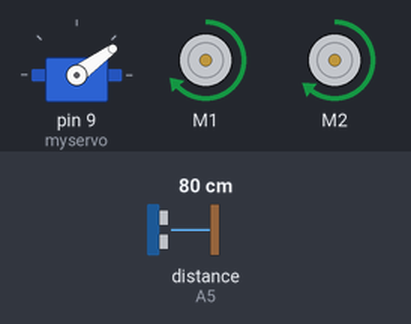
This sketch was run on a simulated Arduino Uno, built with avr-gcc and run on an emulated ATmega328P. Shown: servo, 2 × DC motor (green arrow = forward, orange = backward, longer = faster). Inputs (shaded band) come from the test bench; at power-on: distance to the obstacle (sensor on A5) 80 cm. The echo pulse lasts 58.3 µs per cm.

Above: at 4.9 s.
5.0 s: distance to the obstacle (sensor on A5) set to 22 cm
8.0 s: distance to the obstacle (sensor on A5) set to 18 cm
At 8.32 s:
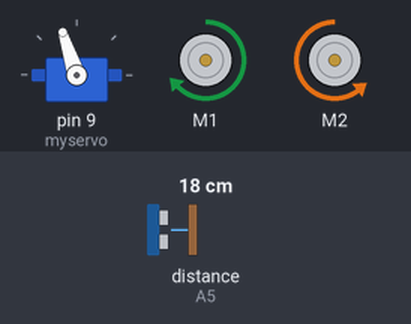
11.0 s: distance to the obstacle (sensor on A5) set to 11 cm
14.0 s: distance to the obstacle (sensor on A5) set to 8 cm
At 15.1 s:
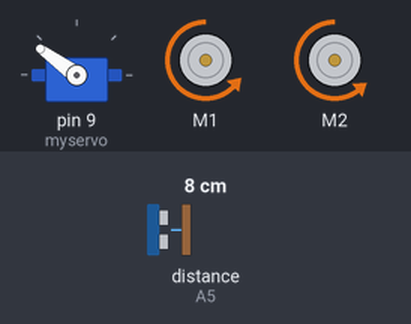
17.0 s: distance to the obstacle (sensor on A5) set to 35 cm
At 17.43 s:
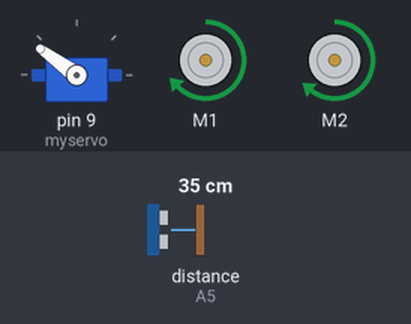
Timing chart, 0 to 21.0 s (numbered marks = the images above; inputs shaded):
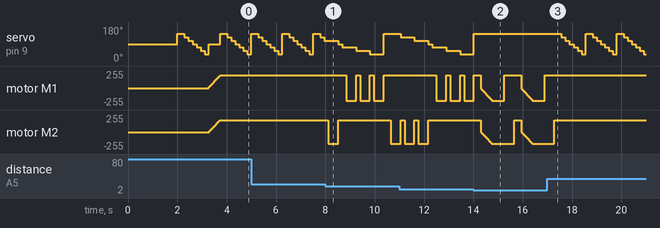

Measured:
- the behaviour switches between 20 and 19 cm on distance to the obstacle (sensor on A5) (found by bisection; images 0 and 1)
- the behaviour switches between 10 and 9 cm on distance to the obstacle (sensor on A5) (found by bisection; images 1 and 2)
- after the input at 8.0 s, motor M1: alternates forward 188/255 for 0.16 s and backward 188/255 for 0.40 s, starting after 0.85 s; motor M2: forward 178/255 → backward 178/255 after 0.12 s, → forward 178/255 0.40 s later, → backward 178/255 2.1 s later
- after the input at 14.0 s, servo on pin 9 (myservo): goes on until 14.0 s, then stays 144°
- after the input at 17.0 s, servo on pin 9 (myservo): 144° → 126° after 0.57 s, then repeats every 1.3 s: 108° 0.16 s, 90° 0.16 s, 72° 0.16 s, 54° 0.16 s, 36° 0.16 s, 144° 0.28 s, 126° 0.16 s; motor M1: stays forward 188/255 (without the input it goes to backward 10/255 after 0.57 s); motor M2: goes on until 17.3 s, then stays forward 178/255

The sketch:

Ultrasonic-Obstacle-Avoider.ino
```cpp
#include <AFMotor.h>
#include <Servo.h>
#include <NewPing.h>

#define TRIG_PIN A4 // Pin A4 on the Motor Drive Shield soldered to the ultrasonic sensor
#define ECHO_PIN A5 // Pin A5 on the Motor Drive Shield soldered to the ultrasonic sensor
#define MAX_DISTANCE 200 // sets maximum useable sensor measuring distance to 200cm
#define MAX_SPEED 180 // sets speed of DC traction motors to 180/256 or about 70% of full speed - to get power drain down.
#define MAX_SPEED_OFFSET 10 // this sets offset to allow for differences between the two DC traction motors
#define COLL_DIST 10 // sets distance at which robot stops and reverses to 10cm
#define TURN_DIST COLL_DIST+10 // sets distance at which robot veers away from object (not reverse) to 20cm (10+10)
NewPing sonar(TRIG_PIN, ECHO_PIN, MAX_DISTANCE); // sets up sensor library to use the correct pins to measure distance.

    AF_DCMotor motor1(1, MOTOR12_64KHZ); // create motor #2, 64KHz pwm
    AF_DCMotor motor2(2, MOTOR12_64KHZ); // create motor #2, 64KHz pwm
    AF_DCMotor motor3(3, MOTOR12_64KHZ); // create motor #2, 64KHz pwm
    AF_DCMotor motor4(4, MOTOR12_64KHZ); // create motor #2, 64KHz pwm
    Servo myservo;  // create servo object to control a servo

  int pos = 0; // this sets up variables for use in the sketch (code)
  int maxDist = 0;
  int maxAngle = 0;
  int maxRight = 0;
  int maxLeft = 0;
  int maxFront = 0;
int course = 0;
int curDist = 0;
String motorSet = "";
int speedSet = 0;

//-------------------------------------------- SETUP LOOP ----------------------------------------------------------------------------
void setup() {
  myservo.attach(9);  // attaches the servo on pin 9 (SERVO_2 on the Motor Drive Shield to the servo object
  myservo.write(90); // tells the servo to position at 90-degrees ie. facing forward.
  delay(2000); // delay for two seconds
  checkPath(); // run the CheckPath routine to find the best path to begin travel
  motorSet = "FORWARD"; // set the director indicator variable to FORWARD
  myservo.write(90); // make sure servo is still facing forward
  moveForward(); // run function to make robot move forward
}
//------------------------------------------------------------------------------------------------------------------------------------

//---------------------------------------------MAIN LOOP ------------------------------------------------------------------------------
void loop() {
  checkForward(); // check that if the robot is supposed to be moving forward, that the drive motors are set to move forward - this is needed to overcome some issues with only using 4 AA NiMH batteries
  checkPath(); // set ultrasonic sensor to scan for any possible obstacles
}
//-------------------------------------------------------------------------------------------------------------------------------------
void checkPath() {
  int curLeft = 0;
  int curFront = 0;
  int curRight = 0;
  int curDist = 0;
  myservo.write(144); // set servo to face left 54-degrees from forward
  delay(120); // wait 120milliseconds for servo to reach position
  for(pos = 144; pos >= 36; pos-=18)     // loop to sweep the servo (& sensor) from 144-degrees left to 36-degrees right at 18-degree intervals.
  {
    myservo.write(pos);  // tell servo to go to position in variable 'pos'
    delay(90); // wait 90ms for servo to get to position
    checkForward(); // check the robot is still moving forward
    curDist = readPing(); // get the current distance to any object in front of sensor
    if (curDist < COLL_DIST) { // if the current distance to object is less than the collision distance
      checkCourse(); // run the checkCourse function
      break; // jump out of this loop
    }
    if (curDist < TURN_DIST) { // if current distance is less than the turn distance
      changePath(); // run the changePath function
    }
    if (curDist > curDist) {maxAngle = pos;}
    if (pos > 90 && curDist > curLeft) { curLeft = curDist;}
    if (pos == 90 && curDist > curFront) {curFront = curDist;}
    if (pos < 90 && curDist > curRight) {curRight = curDist;}
  }
  maxLeft = curLeft;
  maxRight = curRight;
  maxFront = curFront;
}
//-------------------------------------------------------------------------------------------------------------------------------------
void setCourse() { // set direction for travel based on a very basic distance map, simply which direction has the greatest distance to and object - turning right or left?
    if (maxAngle < 90) {turnRight();}
    if (maxAngle > 90) {turnLeft();}
    maxLeft = 0;
    maxRight = 0;
    maxFront = 0;
}
//-------------------------------------------------------------------------------------------------------------------------------------
void checkCourse() { // we're about to hit something so move backwards, stop, find where the empty path is.
  moveBackward();
  delay(500);
  moveStop();
  setCourse();
}
//-------------------------------------------------------------------------------------------------------------------------------------
void changePath() {
  if (pos < 90) {veerLeft();} // if current pos of sensor is less than 90-degrees, it means the object is on the right hand side so veer left
  if (pos > 90) {veerRight();} // if current pos of sensor is greater than 90-degrees, it means the object is on the left hand side so veer right
}
//-------------------------------------------------------------------------------------------------------------------------------------

int readPing() { // read the ultrasonic sensor distance
  delay(70);
  unsigned int uS = sonar.ping();
  int cm = uS/US_ROUNDTRIP_CM;
  return cm;
}
//-------------------------------------------------------------------------------------------------------------------------------------
void checkForward() {
  if (motorSet=="FORWARD") {
    motor1.run(FORWARD);
    motor2.run(FORWARD);
    }
}     // make sure motors are going forward
//-------------------------------------------------------------------------------------------------------------------------------------
void checkBackward() {
  if (motorSet=="BACKWARD") {
    motor1.run(BACKWARD);
    motor2.run(BACKWARD);
    }
} // make sure motors are going backward
//-------------------------------------------------------------------------------------------------------------------------------------

// In some cases, the Motor Drive Shield may just stop if the supply voltage is too low (due to using only four NiMH AA cells).
// The above functions simply remind the Shield that if it's supposed to go forward, then make sure it is going forward and vice versa.

//-------------------------------------------------------------------------------------------------------------------------------------
void moveStop() {
  motor1.run(RELEASE);
  motor2.run(RELEASE);
  }  // stop the motors.
//-------------------------------------------------------------------------------------------------------------------------------------
void moveForward() {
    motorSet = "FORWARD";
    motor1.run(FORWARD);      // turn it on going forward
    motor2.run(FORWARD);      // turn it on going forward
  for (speedSet = 0; speedSet < MAX_SPEED; speedSet +=2) // slowly bring the speed up to avoid loading down the batteries too quickly
  {
    motor1.setSpeed(speedSet+MAX_SPEED_OFFSET);
    motor2.setSpeed(speedSet);
    delay(5);
  }
}
//-------------------------------------------------------------------------------------------------------------------------------------
void moveBackward() {
    motorSet = "BACKWARD";
    motor1.run(BACKWARD);      // turn it on going forward
    motor2.run(BACKWARD);     // turn it on going forward
  for (speedSet = 0; speedSet < MAX_SPEED; speedSet +=2) // slowly bring the speed up to avoid loading down the batteries too quickly
  {
    motor1.setSpeed(speedSet+MAX_SPEED_OFFSET);
    motor2.setSpeed(speedSet);
    delay(5);
  }
}
//-------------------------------------------------------------------------------------------------------------------------------------
void turnRight() {
  motorSet = "RIGHT";
  motor1.run(FORWARD);      // turn motor 1 forward
  motor2.run(BACKWARD);     // turn motor 2 backward
  delay(400); // run motors this way for 400ms
  motorSet = "FORWARD";
  motor1.run(FORWARD);      // set both motors back to forward
  motor2.run(FORWARD);
}
//-------------------------------------------------------------------------------------------------------------------------------------
void turnLeft() {
  motorSet = "LEFT";
  motor1.run(BACKWARD);     // turn motor 1 backward
  motor2.run(FORWARD);      // turn motor 2 forward
  delay(400); // run motors this way for 400ms
  motorSet = "FORWARD";
  motor1.run(FORWARD);      // turn it on going forward
  motor2.run(FORWARD);      // turn it on going forward
}
//-------------------------------------------------------------------------------------------------------------------------------------
void veerRight() {
  motor2.run(BACKWARD);
  delay(400);
  motor2.run(FORWARD);
  } // veering right? set right motor backwards for 400ms
//-------------------------------------------------------------------------------------------------------------------------------------
void veerLeft() {
  motor1.run(BACKWARD);
  delay(400); motor1.run(FORWARD);
  } // veering left? set left motor backwards for 400ms
//-------------------------------------------------------------------------------------------------------------------------------------
```
